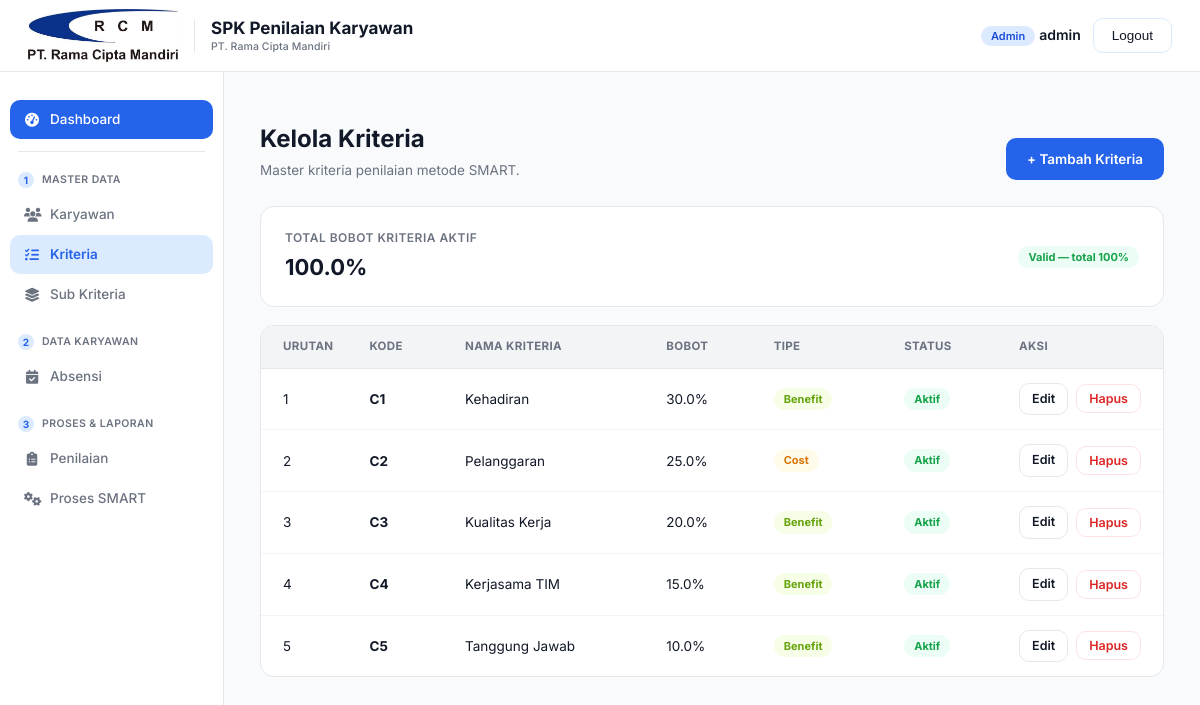
/admin-panel/kriteria/ (signed in), run on the app's committed database.
### rama_cipta_mandiri/models.py (models this page shows, shortened)
class Kriteria(models.Model):
    TIPE_CHOICES = [
        ('benefit', 'Benefit'),
        ('cost', 'Cost'),
    ]
    kode = models.CharField(max_length=10, unique=True, help_text="Kode singkat, mis. C1, C2")
    nama = models.CharField(max_length=100)
    bobot = models.FloatField(help_text="Bobot kriteria dalam persen (0-100), total semua kriteria aktif idealnya = 100")
    tipe = models.CharField(max_length=10, choices=TIPE_CHOICES)
    urutan = models.PositiveIntegerField(default=0, help_text="Urutan tampil kriteria")
    aktif = models.BooleanField(default=True, help_text="Nonaktifkan kriteria tanpa menghapus data historisnya")
    class Meta:
        verbose_name = "Kriteria"
        verbose_name_plural = "Kriteria"
        ordering = ['urutan', 'kode']

### rama_cipta_mandiri/views/admin/kriteria_subkriteria.py (the view)
# urls.py: path('admin-panel/kriteria/', admin.kriteria_list, name='kriteria_list'),
@superuser_required
def kriteria_list(request):
    daftar_kriteria = Kriteria.objects.all().order_by('urutan', 'kode')
    total_bobot_aktif = sum(k.bobot for k in daftar_kriteria if k.aktif)
    context = {
        'daftar_kriteria': daftar_kriteria,
        'total_bobot_aktif': round(total_bobot_aktif, 2),
        'bobot_valid': round(abs(float(total_bobot_aktif) - 100), 2) <= 0.01,
    }
    return render(request, 'admin_panel/kriteria_list.html', context)

### rama_cipta_mandiri/templates/admin_panel/kriteria_list.html (shortened to what this page needs)
{% extends 'base.html' %}
{% load static %}
{% block extra_css %}
<link rel="stylesheet" href="{% static 'css/table_list.css' %}">
{% endblock %}
{% block content %}
<div class="page-header-row">
    <div class="page-header">
        <h1>Kelola Kriteria</h1>
        <p>Master kriteria penilaian metode SMART.</p>
    </div>
    <a href="{% url 'kriteria_create' %}" class="btn btn-primary">+ Tambah Kriteria</a>
</div>
<div class="card stat-card">
    <div>
        <div class="stat-label">Total Bobot Kriteria Aktif</div>
        <div class="stat-value">{{ total_bobot_aktif }}%</div>
    </div>
    {% if bobot_valid %}
        <span class="badge badge-sangat-baik">Valid — total 100%</span>
    {% else %}
        <span class="badge badge-sangat-kurang">Belum 100%, cek kembali bobotnya</span>
    {% endif %}
</div>
<div class="card table-card">
    <div class="table-scroll">
        <table>
            <thead>
                <tr>
                    <th style="width:36px;">Urutan</th>
                    <th>Kode</th>
                    <th>Nama Kriteria</th>
                    <th>Bobot</th>
                    <th>Tipe</th>
                    <th>Status</th>
                    <th style="width:150px;">Aksi</th>
                </tr>
            </thead>
            <tbody>
                {% for k in daftar_kriteria %}
                <tr>
                    <td>{{ k.urutan }}</td>
                    <td><strong>{{ k.kode }}</strong></td>
                    <td>{{ k.nama }}</td>
                    <td>{{ k.bobot }}%</td>
                    <td>
                        {% if k.tipe == 'benefit' %}
                            <span class="badge badge-baik">Benefit</span>
                        {% else %}
                            <span class="badge badge-cukup">Cost</span>
                        {% endif %}
                    </td>
                    <td>
                        {% if k.aktif %}
                            <span class="badge badge-sangat-baik">Aktif</span>
                        {% else %}
                            <span class="badge badge-kurang">Nonaktif</span>
                        {% endif %}
                    </td>
                    <td>
                        <div class="table-actions">
                            <a href="{% url 'kriteria_update' k.pk %}" class="btn btn-outline">Edit</a>
                            <button type="button"
                                    class="btn btn-danger"
                                    onclick="openDeleteModal('{% url 'kriteria_delete' k.pk %}', '{{ k.nama|escapejs }}')">
                                Hapus
                            </button>
                        </div>
                    </td>
                </tr>
                {% empty %}
                <tr>
                    <td colspan="7">
                        <div class="table-empty">Belum ada data kriteria.</div>
                    </td>
                </tr>
                {% endfor %}
            </tbody>
        </table>
    </div>
</div>
{% endblock %}

### rama_cipta_mandiri/templates/base.html (shortened to what this page needs)
{% load static %}
<!DOCTYPE html>
<html lang="id">
<head>
    <link rel="stylesheet" href="https://cdnjs.cloudflare.com/ajax/libs/font-awesome/6.5.1/css/all.min.css">
    <link rel="stylesheet" href="https://cdn.jsdelivr.net/npm/bootstrap-icons@1.11.3/font/bootstrap-icons.min.css">
    <link rel="stylesheet" href="{% static 'css/base.css' %}">
    {% block extra_css %}{% endblock %}
</head>
<body>
    <div class="topbar">
        <div class="topbar-brand">
                <div class="topbar-logo">
                    <img src="{% static 'img/logo-rcm.jpeg' %}" alt="PT. Rama Cipta Mandiri">
                </div>
                <div class="topbar-app-name">
                    <span>SPK Penilaian Karyawan</span>
                    <small>PT. Rama Cipta Mandiri</small>
                </div>
            </div>
        {% if user.is_authenticated %}
        <div class="topbar-user">
            <span class="role-badge">{% if user.is_superuser %}Admin{% else %}Karyawan{% endif %}</span>
            <span class="username">{{ user.get_full_name|default:user.username }}</span>
            <button type="button" class="logout-btn" onclick="openLogoutModal()">Logout</button>
        </div>
        {% endif %}
    </div>
    {% if user.is_authenticated %}
        {% if user.is_superuser %}
            {% include 'partials/sidebar_admin.html' %}
        {% else %}
            {% include 'partials/sidebar_karyawan.html' %}
        {% endif %}
    {% endif %}
    <div class="main-content">
        {% block content %}{% endblock %}
    </div>
</body>
</html>

### rama_cipta_mandiri/static/css/table_list.css (style rules this page uses)
.stat-card { display: flex; align-items: center; justify-content: space-between; gap: 16px; flex-wrap: wrap; margin-bottom: 18px; }
.stat-label { font-size: 12px; font-weight: 600; color: var(--ink-600); text-transform: uppercase; letter-spacing: 0.04em; }
.stat-value { font-family: var(--font-heading); font-weight: 700; font-size: 22px; color: var(--ink-900); margin-top: 4px; }
.table-card { padding: 0; overflow: hidden; }
.table-scroll { width: 100%; overflow-x: auto; }
.table-card table { min-width: 640px; }
.table-card th:first-child, .table-card td:first-child { padding-left: 22px; }
.table-card th:last-child, .table-card td:last-child { padding-right: 22px; }
.table-actions { display: flex; align-items: center; gap: 8px; }
.table-actions .btn { padding: 6px 12px; font-size: 12.5px; }

### data on the page
Kriteria: urutan "1", kode "C1", nama "Kehadiran", bobot "30.0", tipe "Benefit", aktif "Aktif"
Kriteria: urutan "2", kode "C2", nama "Pelanggaran", bobot "25.0", tipe "Cost", aktif "Aktif"
Kriteria: urutan "3", kode "C3", nama "Kualitas Kerja", bobot "20.0", tipe "Benefit", aktif "Aktif"
Kriteria: urutan "4", kode "C4", nama "Kerjasama TIM", bobot "15.0", tipe "Benefit", aktif "Aktif"
Kriteria: urutan "5", kode "C5", nama "Tanggung Jawab", bobot "10.0", tipe "Benefit", aktif "Aktif"

### other printed values
{{ user.get_full_name|default:user.username }} "admin"
{{ total_bobot_aktif }} "100.0"
